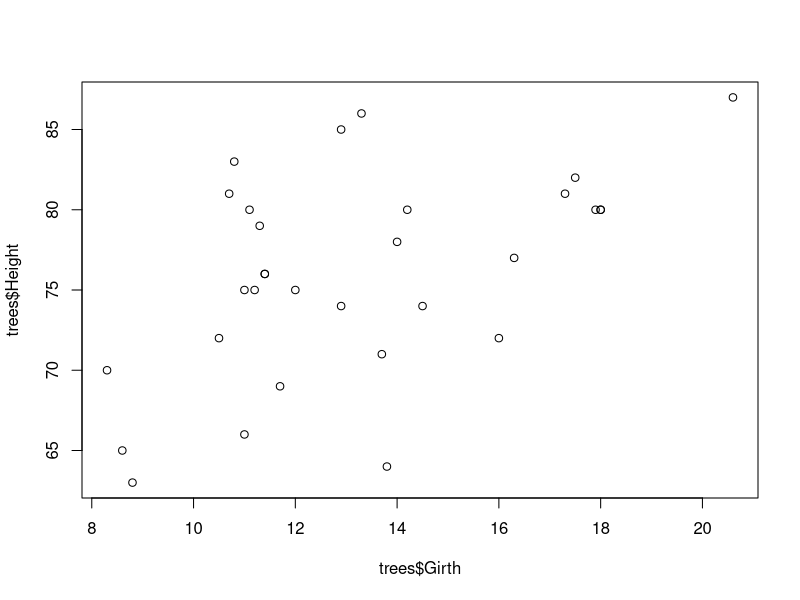

Write the R code that produced this figure.
## ---- chunk 1
2+3 
x <- 2
y <- 3
x
y
x + y
x - y
## ---- chunk 2
trees
?trees
plot(trees$Girth, trees$Height)
## ---- chunk 3
data()
